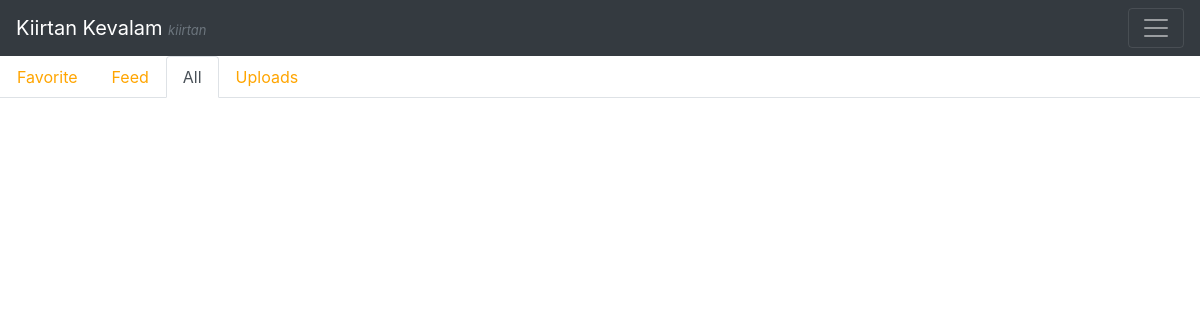
The page /kiirtanall/ on the database as committed earlier.
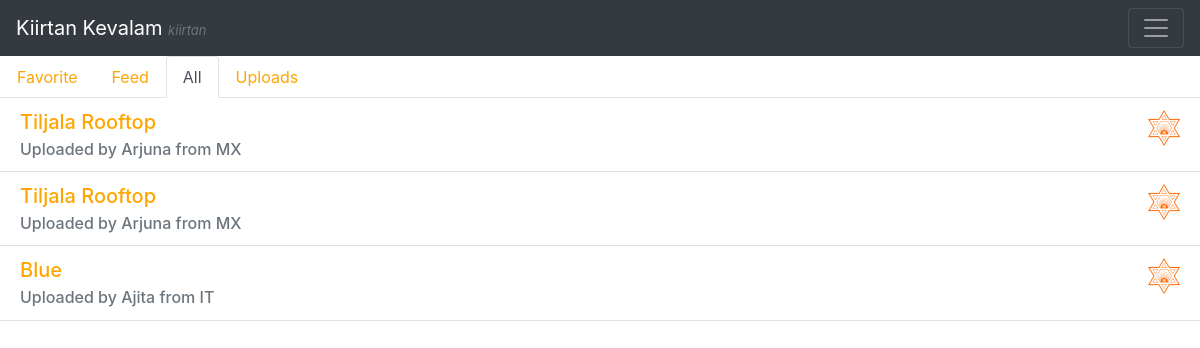
The same page on the database as committed later.
### Song/models.py (models this page shows, shortened)
class Song(models.Model):
    title          = models.CharField(max_length=120)
    SONG_TYPES     = (
        ('KI', 'Kiirtan'),
        ('PS', 'Prabhat Samgiita'),
        ('BH', 'Bhajan'),
    )
    type              = models.CharField(max_length=30, choices=SONG_TYPES)
    capo              = models.PositiveIntegerField(blank=True, null=True, validators=[MaxValueValidator(12)])
    description       = models.TextField(blank=True)
    uploader          = models.ForeignKey('Profile', null=True, on_delete=models.SET_NULL)
    written_by        = models.CharField(max_length=50, blank=True)
    song_text         = models.TextField(blank=True)
    audio_file         = models.FileField()
    upload_date       = models.DateField(auto_now=False, auto_now_add=True)
    edit_date         = models.DateField(auto_now=True, auto_now_add=False)
    chords            = models.ManyToManyField('Chord', related_name='chords', through='ChordIndex')

class Profile(models.Model):
    user          = models.OneToOneField(User,on_delete=models.CASCADE)
    sanskrit_name = models.CharField(max_length=100)
    country       = CountryField(max_length=50)
    city          = models.CharField(max_length=50, blank=True, null=True)
    profile_pic    = models.ImageField(upload_to='profile_pics',blank=True)
    liked_songs   = models.ManyToManyField(Song, related_name="liked_songs", through='IsFavourite')

### Song/views.py (the view)
# urls.py: path('kiirtanall/', kiirtanall_view),
def kiirtanall_view(request):
    global kiirtanContext
    return render(request,"kiirtanall.html",kiirtanContext)

### templates/kiirtanall.html (shortened to what this page needs)
{% extends "kiirtanfav.html" %}
{% block kiirtantabs %}
  <ul class="nav nav-tabs">
    <li class="nav-item">
      <a class="nav-link" href="/kiirtanfav/">Favorite</a>
    </li>
    <li class="nav-item">
      <a class="nav-link" href="/kiirtanfeed/">Feed</a>
    </li>
    <li class="nav-item">
      <a class="nav-link active" href="/kiirtanall/">All</a>
    </li>
    <li class="nav-item">
      <a class="nav-link" href="/kiirtanuploads/">Uploads</a>
    </li>
  </ul>
{% endblock kiirtantabs %}
{% block renderkiirtans %}
  {% include 'renderer.html' with songlist=allKiirtan%}
{% endblock renderkiirtans %}

### templates/listitem.html
{% load static %}
<div class="songlist-element">
    <li class="list-group-item">
        <h5 class="card-title"> <a href="/song/">{{ song.title }}</a>
            {% if song not in user.profile.liked_songs.all %}
                <a href="{% url 'add-song-view' id=song.pk %}">
                    <img class="pratik" src="{% static 'resources/img/pratik.png' %}" alt="">
                </a>
            {% else %}
                <a href="{% url 'delete-song-view' id=song.pk %}">
                    <img class="pratik-selected" src="{% static 'resources/img/pratik-selected.png' %}" alt="">
                </a>
            {% endif %}
        </h5>
        <h6 class="card-subtitle mt-10 text-muted">Uploaded by
            {% firstof song.uploader.sanskrit_name song.uploader.name "a margii"%} from {{ song.uploader.country }}</h6>
    </li>
</div>

Rows that differ between the two databases and show on the page:
added Song: title "Tiljala Rooftop", uploader.sanskrit_name "Arjuna", uploader.country "MX"
added Song: title "Tiljala Rooftop", uploader.sanskrit_name "Arjuna", uploader.country "MX"
added Song: title "Blue", uploader.sanskrit_name "Ajita", uploader.country "IT"
